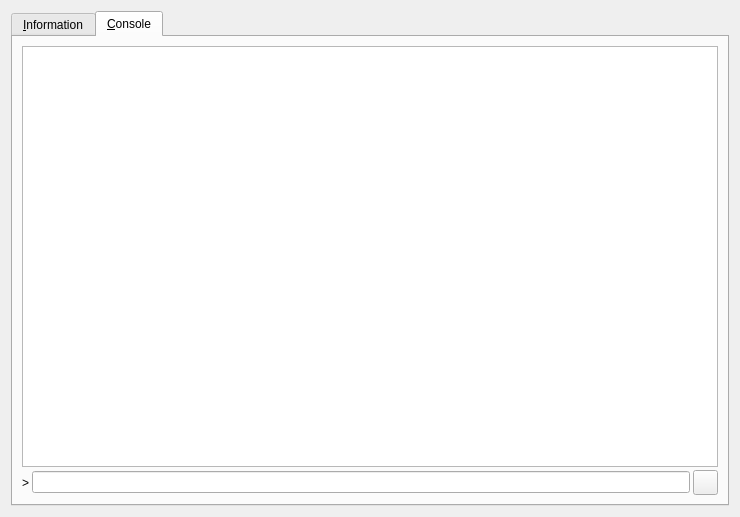
<?xml version="1.0" encoding="UTF-8"?>
<ui version="4.0">
 <class>RPCConsole</class>
 <widget class="QDialog" name="RPCConsole">
  <property name="geometry">
   <rect>
    <x>0</x>
    <y>0</y>
    <width>740</width>
    <height>517</height>
   </rect>
  </property>
  <property name="windowTitle">
   <string>LeCoin - Debug window</string>
  </property>
  <layout class="QVBoxLayout" name="verticalLayout_2">
   <item>
    <widget class="QTabWidget" name="tabWidget">
     <property name="currentIndex">
      <number>1</number>
     </property>
     <widget class="QWidget" name="tab_info">
      <attribute name="title">
       <string>&amp;Information</string>
      </attribute>
      <layout class="QGridLayout" name="gridLayout" columnstretch="0,1">
       <property name="horizontalSpacing">
        <number>12</number>
       </property>
       <item row="0" column="0">
        <widget class="QLabel" name="label_9">
         <property name="text">
          <string>乐币核心</string>
         </property>
        </widget>
       </item>
       <item row="1" column="0">
        <widget class="QLabel" name="label_5">
         <property name="text">
          <string>Client name</string>
         </property>
        </widget>
       </item>
       <item row="1" column="1">
        <widget class="QLabel" name="clientName">
         <property name="cursor">
          <cursorShape>IBeamCursor</cursorShape>
         </property>
         <property name="text">
          <string>N/A</string>
         </property>
         <property name="textFormat">
          <enum>Qt::PlainText</enum>
         </property>
         <property name="textInteractionFlags">
          <set>Qt::LinksAccessibleByMouse|Qt::TextSelectableByKeyboard|Qt::TextSelectableByMouse</set>
         </property>
        </widget>
       </item>
       <item row="2" column="0">
        <widget class="QLabel" name="label_6">
         <property name="text">
          <string>Client version</string>
         </property>
        </widget>
       </item>
       <item row="2" column="1">
        <widget class="QLabel" name="clientVersion">
         <property name="cursor">
          <cursorShape>IBeamCursor</cursorShape>
         </property>
         <property name="text">
          <string>N/A</string>
         </property>
         <property name="textFormat">
          <enum>Qt::PlainText</enum>
         </property>
         <property name="textInteractionFlags">
          <set>Qt::LinksAccessibleByMouse|Qt::TextSelectableByKeyboard|Qt::TextSelectableByMouse</set>
         </property>
        </widget>
       </item>
       <item row="3" column="0">
        <widget class="QLabel" name="label_14">
         <property name="text">
          <string>Using OpenSSL version</string>
         </property>
         <property name="indent">
          <number>10</number>
         </property>
        </widget>
       </item>
       <item row="3" column="1">
        <widget class="QLabel" name="openSSLVersion">
         <property name="cursor">
          <cursorShape>IBeamCursor</cursorShape>
         </property>
         <property name="text">
          <string>N/A</string>
         </property>
         <property name="textFormat">
          <enum>Qt::PlainText</enum>
         </property>
         <property name="textInteractionFlags">
          <set>Qt::LinksAccessibleByMouse|Qt::TextSelectableByKeyboard|Qt::TextSelectableByMouse</set>
         </property>
        </widget>
       </item>
       <item row="4" column="0">
        <widget class="QLabel" name="label_12">
         <property name="text">
          <string>Build date</string>
         </property>
        </widget>
       </item>
       <item row="4" column="1">
        <widget class="QLabel" name="buildDate">
         <property name="cursor">
          <cursorShape>IBeamCursor</cursorShape>
         </property>
         <property name="text">
          <string>N/A</string>
         </property>
         <property name="textFormat">
          <enum>Qt::PlainText</enum>
         </property>
         <property name="textInteractionFlags">
          <set>Qt::LinksAccessibleByMouse|Qt::TextSelectableByKeyboard|Qt::TextSelectableByMouse</set>
         </property>
        </widget>
       </item>
       <item row="5" column="0">
        <widget class="QLabel" name="label_13">
         <property name="text">
          <string>Startup time</string>
         </property>
        </widget>
       </item>
       <item row="5" column="1">
        <widget class="QLabel" name="startupTime">
         <property name="cursor">
          <cursorShape>IBeamCursor</cursorShape>
         </property>
         <property name="text">
          <string>N/A</string>
         </property>
         <property name="textFormat">
          <enum>Qt::PlainText</enum>
         </property>
         <property name="textInteractionFlags">
          <set>Qt::LinksAccessibleByMouse|Qt::TextSelectableByKeyboard|Qt::TextSelectableByMouse</set>
         </property>
        </widget>
       </item>
       <item row="6" column="0">
        <widget class="QLabel" name="label_11">
         <property name="text">
          <string>Network</string>
         </property>
        </widget>
       </item>
       <item row="7" column="0">
        <widget class="QLabel" name="label_7">
         <property name="text">
          <string>Number of connections</string>
         </property>
        </widget>
       </item>
       <item row="7" column="1">
        <widget class="QLabel" name="numberOfConnections">
         <property name="cursor">
          <cursorShape>IBeamCursor</cursorShape>
         </property>
         <property name="text">
          <string>N/A</string>
         </property>
         <property name="textFormat">
          <enum>Qt::PlainText</enum>
         </property>
         <property name="textInteractionFlags">
          <set>Qt::LinksAccessibleByMouse|Qt::TextSelectableByKeyboard|Qt::TextSelectableByMouse</set>
         </property>
        </widget>
       </item>
       <item row="8" column="0">
        <widget class="QLabel" name="label_8">
         <property name="text">
          <string>On testnet</string>
         </property>
        </widget>
       </item>
       <item row="8" column="1">
        <widget class="QCheckBox" name="isTestNet">
         <property name="enabled">
          <bool>false</bool>
         </property>
         <property name="text">
          <string/>
         </property>
        </widget>
       </item>
       <item row="9" column="0">
        <widget class="QLabel" name="label_10">
         <property name="text">
          <string>Block chain</string>
         </property>
        </widget>
       </item>
       <item row="10" column="0">
        <widget class="QLabel" name="label_3">
         <property name="text">
          <string>Current number of blocks</string>
         </property>
        </widget>
       </item>
       <item row="10" column="1">
        <widget class="QLabel" name="numberOfBlocks">
         <property name="cursor">
          <cursorShape>IBeamCursor</cursorShape>
         </property>
         <property name="text">
          <string>N/A</string>
         </property>
         <property name="textFormat">
          <enum>Qt::PlainText</enum>
         </property>
         <property name="textInteractionFlags">
          <set>Qt::LinksAccessibleByMouse|Qt::TextSelectableByKeyboard|Qt::TextSelectableByMouse</set>
         </property>
        </widget>
       </item>
       <item row="11" column="0">
        <widget class="QLabel" name="label_4">
         <property name="text">
          <string>Estimated total blocks</string>
         </property>
        </widget>
       </item>
       <item row="11" column="1">
        <widget class="QLabel" name="totalBlocks">
         <property name="cursor">
          <cursorShape>IBeamCursor</cursorShape>
         </property>
         <property name="text">
          <string>N/A</string>
         </property>
         <property name="textFormat">
          <enum>Qt::PlainText</enum>
         </property>
         <property name="textInteractionFlags">
          <set>Qt::LinksAccessibleByMouse|Qt::TextSelectableByKeyboard|Qt::TextSelectableByMouse</set>
         </property>
        </widget>
       </item>
       <item row="12" column="0">
        <widget class="QLabel" name="label_2">
         <property name="text">
          <string>Last block time</string>
         </property>
        </widget>
       </item>
       <item row="12" column="1">
        <widget class="QLabel" name="lastBlockTime">
         <property name="cursor">
          <cursorShape>IBeamCursor</cursorShape>
         </property>
         <property name="text">
          <string>N/A</string>
         </property>
         <property name="textFormat">
          <enum>Qt::PlainText</enum>
         </property>
         <property name="textInteractionFlags">
          <set>Qt::LinksAccessibleByMouse|Qt::TextSelectableByKeyboard|Qt::TextSelectableByMouse</set>
         </property>
        </widget>
       </item>
       <item row="13" column="0">
        <spacer name="verticalSpacer_2">
         <property name="orientation">
          <enum>Qt::Vertical</enum>
         </property>
         <property name="sizeHint" stdset="0">
          <size>
           <width>20</width>
           <height>20</height>
          </size>
         </property>
        </spacer>
       </item>
       <item row="14" column="0">
        <widget class="QLabel" name="labelDebugLogfile">
         <property name="text">
          <string>Debug log file</string>
         </property>
        </widget>
       </item>
       <item row="15" column="0">
        <widget class="QPushButton" name="openDebugLogfileButton">
         <property name="minimumSize">
          <size>
           <width>120</width>
           <height>25</height>
          </size>
         </property>
         <property name="toolTip">
          <string>Open the LeCoin debug log file from the current data directory. This can take a few seconds for large log files.</string>
         </property>
         <property name="text">
          <string>&amp;Open</string>
         </property>
         <property name="autoDefault">
          <bool>false</bool>
         </property>
        </widget>
       </item>
       <item row="16" column="0">
        <widget class="QLabel" name="labelCLOptions">
         <property name="text">
          <string>Command-line options</string>
         </property>
        </widget>
       </item>
       <item row="17" column="0">
        <widget class="QPushButton" name="showCLOptionsButton">
         <property name="minimumSize">
          <size>
           <width>120</width>
           <height>25</height>
          </size>
         </property>
         <property name="toolTip">
          <string>Show the LeCoin-Qt help message to get a list with possible LeCoinCoin command-line options.</string>
         </property>
         <property name="text">
          <string>&amp;Show</string>
         </property>
         <property name="autoDefault">
          <bool>false</bool>
         </property>
        </widget>
       </item>
       <item row="18" column="0">
        <spacer name="verticalSpacer">
         <property name="orientation">
          <enum>Qt::Vertical</enum>
         </property>
         <property name="sizeHint" stdset="0">
          <size>
           <width>20</width>
           <height>40</height>
          </size>
         </property>
        </spacer>
       </item>
      </layout>
     </widget>
     <widget class="QWidget" name="tab_console">
      <attribute name="title">
       <string>&amp;Console</string>
      </attribute>
      <layout class="QVBoxLayout" name="verticalLayout_3">
       <property name="spacing">
        <number>3</number>
       </property>
       <item>
        <widget class="QTextEdit" name="messagesWidget">
         <property name="minimumSize">
          <size>
           <width>0</width>
           <height>100</height>
          </size>
         </property>
         <property name="readOnly">
          <bool>true</bool>
         </property>
         <property name="tabKeyNavigation" stdset="0">
          <bool>false</bool>
         </property>
         <property name="columnCount" stdset="0">
          <number>2</number>
         </property>
        </widget>
       </item>
       <item>
        <layout class="QHBoxLayout" name="horizontalLayout">
         <property name="spacing">
          <number>3</number>
         </property>
         <item>
          <widget class="QLabel" name="label">
           <property name="text">
            <string notr="true">&gt;</string>
           </property>
          </widget>
         </item>
         <item>
          <widget class="QLineEdit" name="lineEdit">
          </widget>
         </item>
         <item>
          <widget class="QPushButton" name="clearButton">
           <property name="minimumSize">
            <size>
             <width>25</width>
             <height>25</height>
            </size>
           </property>
           <property name="maximumSize">
            <size>
             <width>24</width>
             <height>24</height>
            </size>
           </property>
           <property name="toolTip">
            <string>Clear console</string>
           </property>
           <property name="text">
            <string/>
           </property>
           <property name="icon">
            <iconset resource="../bitcoin.qrc">
             <normaloff>:/icons/remove</normaloff>:/icons/remove</iconset>
           </property>
           <property name="iconSize">
            <size>
             <width>12</width>
             <height>12</height>
            </size>
           </property>
           <property name="shortcut">
            <string notr="true">Ctrl+L</string>
           </property>
           <property name="autoDefault">
            <bool>false</bool>
           </property>
          </widget>
         </item>
        </layout>
       </item>
      </layout>
     </widget>
    </widget>
   </item>
  </layout>
 </widget>
 <resources>
  <include location="../bitcoin.qrc"/>
 </resources>
 <connections/>
</ui>
